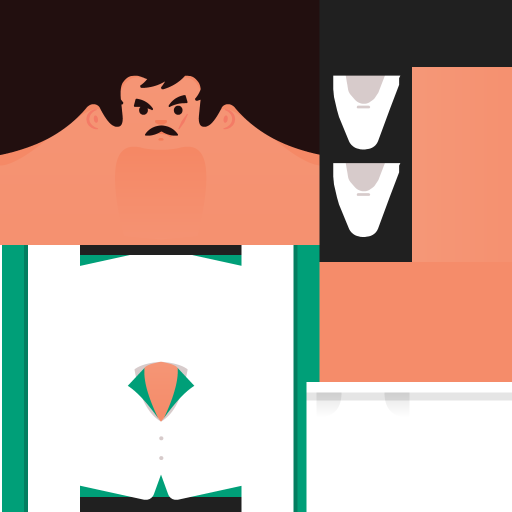
#> input picture assets/criminalMaleA.png, 1024 x 1024 px, given in place of survivorMaleB.png, which was not available (shown at 1/2 size)
$ python gerar_mascaras.py ../assets/criminalMaleA.png
#> lines starting #> are read from the running program, lines starting #| are printed output that depends on the picture; pictures that were not available may be replaced by others from this repository, and a replacement may not be noted
# -*- coding: utf-8 -*-
"""Gera os mapas de recolorir das skins Kenney (rodar de novo so se entrar skin nova).

Todas as skins da Kenney usam o MESMO mapa de UV do characterMedium: cabeca em cima a
esquerda, camiseta embaixo a esquerda, calca embaixo a direita. As cores sao chapadas com
sombreado suave, entao da pra achar cada parte pela cor dominante da regiao.

Saida (em assets/):
  mascara-<skin>.png  512x512, tons de cinza: 0 nada, 60 pele, 120 cabelo, 180 camiseta, 240 calca
  visual.json         cor original (dominante) de cada parte, por skin -- o jogo recolore
                      como  nova = alvo + (pixel - original), que mantem sombra e estampa.
Uso:  python tools/gerar_mascaras.py  [--debug pasta]   (debug salva as mascaras pintadas)
"""
import colorsys, json, os, sys
from collections import Counter
from PIL import Image

SKINS = ['survivorMaleB', 'skaterMaleA', 'criminalMaleA', 'survivorFemaleA', 'skaterFemaleA', 'cyborgFemaleA']
AQUI = os.path.dirname(os.path.abspath(__file__))
ASSETS = os.path.join(AQUI, '..', 'assets')
T = 512                                              # tamanho da textura no jogo
CAT = {'pele': 60, 'cabelo': 120, 'camisa': 180, 'calca': 240}

# Franja que cai sobre o olho (so a Skatista): e cabelo mesmo dentro da area do rosto -- sem
# isso ela ficava um bloco preto na cara de quem pintava o cabelo claro.
EXTRA_CABELO = {'skaterFemaleA': [(158, 94, 207, 128)]}
# regioes em coordenadas de 512 (o atlas original e 1024: tudo /2)
CABECA = (0, 0, 320, 245)
# olho e boca moram aqui: cabelo nao entra. Comeca em 100 (e nao 60): acima disso e a franja
# pintada, e deixar ela fora fazia uma faixa escura na testa de quem pintava o cabelo claro.
# Vai de x 123 a 200: mais largo pegava cabelo das temporas (ficava um retangulo escuro).
ROSTO = (123, 100, 200, 170)
CAMISA = (0, 245, 305, 512)
CALCA = (305, 382, 512, 512)
# onde colher a cor dominante de cada parte
AMOSTRA = {'pele': (115, 175, 205, 235), 'cabelo': (0, 0, 320, 28), 'camisa': (95, 285, 230, 480), 'calca': (330, 400, 500, 500)}
TOL = {'pele': 44, 'cabelo': 46, 'camisa': 58, 'calca': 52}


def hsv(c):
    return colorsys.rgb_to_hsv(c[0] / 255, c[1] / 255, c[2] / 255)


def saturada(c):
    h, s_, v = hsv(c)
    return s_ > .28 and v > .3


def dominante(px, caixa):
    x0, y0, x1, y1 = caixa
    cont = Counter()
    todos = [px[x, y] for y in range(y0, y1) for x in range(x0, x1)]
    # se boa parte da regiao e colorida, a cor da peca e a colorida: manchas de sujeira sao
    # cinza-marrom e, contando tudo, ganhavam da calca caqui da Naufraga
    sat = [c for c in todos if saturada(c)]
    base = sat if len(sat) > .3 * len(todos) else todos
    for r, g, b in base:
        cont[(r // 6, g // 6, b // 6)] += 1
    q = cont.most_common(1)[0][0]
    # media dos pixels desse balde (a cor "de verdade", nao a quantizada)
    tot = [0, 0, 0]; n = 0
    for y in range(y0, y1):
        for x in range(x0, x1):
            r, g, b = px[x, y]
            if (r // 6, g // 6, b // 6) == q:
                tot[0] += r; tot[1] += g; tot[2] += b; n += 1
    return [round(t / n) for t in tot]


def dist(a, b):
    return ((a[0] - b[0]) ** 2 + (a[1] - b[1]) ** 2 + (a[2] - b[2]) ** 2) ** .5


def parecida(c, d, tol):
    # Peca colorida: mesmo tom (hue) e saturacao parecida, qualquer claridade -- pega o degrade
    # inteiro da roupa. Peca sem cor (branco, preto, cinza): distancia de cor mesmo.
    if saturada(d):
        hc, sc, vc = hsv(c); hd, sd, vd = hsv(d)
        dh = min(abs(hc - hd), 1 - abs(hc - hd))
        return dh < .045 and abs(sc - sd) < .3 and vc > .18
    return dist(c, d) < tol


def dentro(x, y, c):
    return c[0] <= x < c[2] and c[1] <= y < c[3]


def mascara(skin):
#> called with skin = 'survivorMaleB'
    im = Image.open(os.path.join(ASSETS, skin + '.png')).convert('RGB').resize((T, T), Image.BOX)
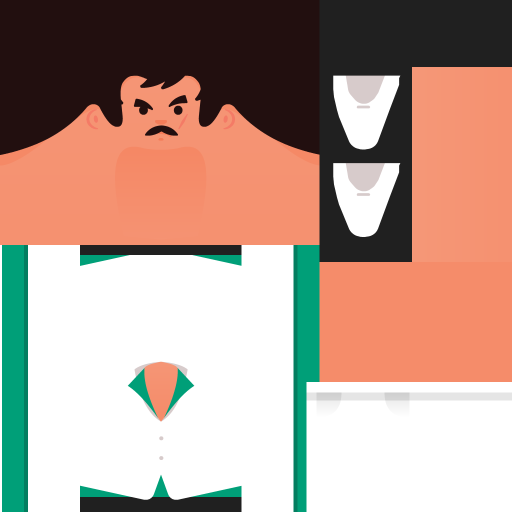
#> im: PIL image 512x512 RGB; mean R, G, B 181.3, 154.6, 142
    px = im.load()
    dom = {k: dominante(px, c) for k, c in AMOSTRA.items()}
#> dom = {'pele': [245, 142, 109], 'cabelo': [34, 15, 15], 'camisa': [255, 255, 255], 'calca': [255, 255, 255]}
    m = Image.new('L', (T, T), 0); mp = m.load()
#> after `m = Image.new('L', (T, T), 0)`: m: PIL image 512x512 L; every value is 0
    for y in range(T):
        for x in range(T):
            c = px[x, y]
            # prioridade: calca e camiseta (na regiao delas) > cabelo (na cabeca, fora do rosto) > pele (em qualquer lugar)
            if dentro(x, y, CALCA) and parecida(c, dom['calca'], TOL['calca']): mp[x, y] = CAT['calca']
            elif dentro(x, y, CAMISA) and parecida(c, dom['camisa'], TOL['camisa']) and dist(c, dom['pele']) > 20: mp[x, y] = CAT['camisa']
            elif dentro(x, y, CABECA) and (not dentro(x, y, ROSTO) or any(dentro(x, y, r) for r in EXTRA_CABELO.get(skin, []))) and dist(c, dom['cabelo']) < TOL['cabelo']: mp[x, y] = CAT['cabelo']
            elif dist(c, dom['pele']) < TOL['pele']: mp[x, y] = CAT['pele']
    return m, dom, im


def main():
    debug = sys.argv[sys.argv.index('--debug') + 1] if '--debug' in sys.argv else None
    cores = {}
    for s in SKINS:
        m, dom, im = mascara(s)
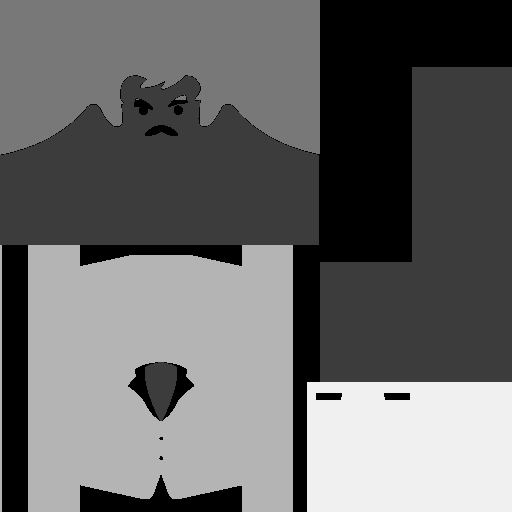
#> m: PIL image 512x512 L; min 0, max 240, mean 104.2
        m.save(os.path.join(ASSETS, 'mascara-%s.png' % s), optimize=True)
        cores[s] = dom
        if debug:
            os.makedirs(debug, exist_ok=True)
            pint = {60: (255, 0, 255), 120: (255, 230, 0), 180: (0, 200, 255), 240: (0, 255, 80)}
            ov = im.copy(); op = ov.load(); mp = m.load()
            for y in range(T):
                for x in range(T):
                    if mp[x, y]: op[x, y] = pint[mp[x, y]]
            lado = Image.new('RGB', (T * 2, T)); lado.paste(im, (0, 0)); lado.paste(ov, (T, 0))
            lado.save(os.path.join(debug, 'debug-%s.png' % s))
        print(s, dom)
#| survivorMaleB {'pele': [245, 142, 109], 'cabelo': [34, 15, 15], 'camisa': [255, 255, 255], 'calca': [255, 255, 255]}
#> pass 2 of the loop in main, `for s in SKINS:`:
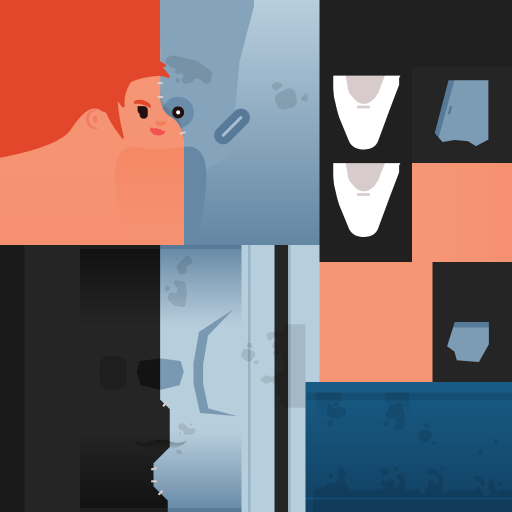
#> input picture assets/cyborgFemaleA.png, 1024 x 1024 px, given in place of skaterMaleA.png, which was not available (shown at 1/2 size)
#> in mascara (call 2), `im = Image.open(os.path.join(ASSETS, skin + '.png')).convert('RGB').re..`:
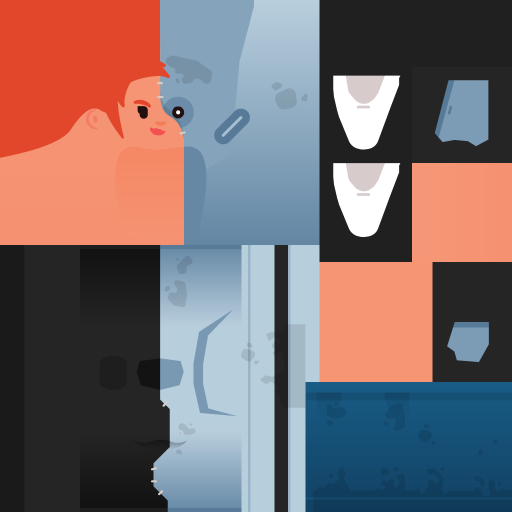
#> im: PIL image 512x512 RGB; mean R, G, B 122.5, 107.3, 109.3
#> in mascara (call 2), `dom = {k: dominante(px, c) for k, c in AMOSTRA.items()}`: dom = {'pele': [245, 142, 109], 'cabelo': [226, 71, 43], 'camisa': [37, 37, 37], 'calca': [20, 74, 111]}
    with open(os.path.join(ASSETS, 'visual.json'), 'w', encoding='utf-8') as f:
        json.dump(cores, f, indent=1)


if __name__ == '__main__':
#> (the run stopped early here; a loop or call above may not have finished)
